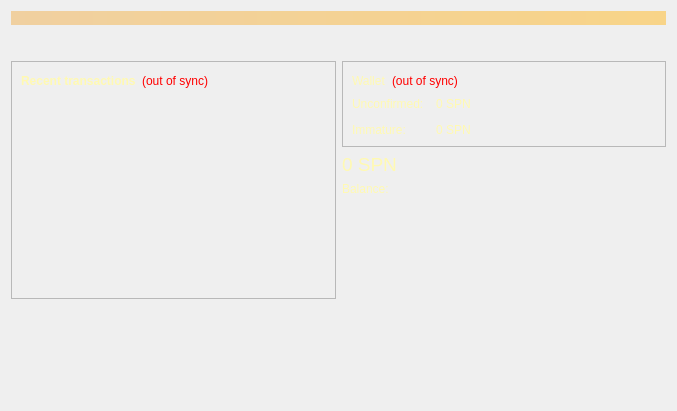
<?xml version="1.0" encoding="UTF-8"?>
<ui version="4.0">
 <class>OverviewPage</class>
 <widget class="QWidget" name="OverviewPage">
  <property name="geometry">
   <rect>
    <x>0</x>
    <y>0</y>
    <width>677</width>
    <height>411</height>
   </rect>
  </property>
  <property name="windowTitle">
   <string>Form</string>
  </property>
  <property name="styleSheet">
   <string notr="true">color: rgb(255, 249, 178);
font: 75 9pt &quot;MS Shell Dlg 2&quot;;</string>
  </property>
  <layout class="QVBoxLayout" name="topLayout">
   <item>
    <widget class="QLabel" name="labelAlerts">
     <property name="visible">
      <bool>false</bool>
     </property>
     <property name="styleSheet">
      <string notr="true">background-color: qlineargradient(x1: 0, y1: 0, x2: 1, y2: 0, stop:0 #F0D0A0, stop:1 #F8D488); color:#000000;</string>
     </property>
     <property name="wordWrap">
      <bool>true</bool>
     </property>
     <property name="margin">
      <number>3</number>
     </property>
    </widget>
   </item>
   <item>
    <spacer name="verticalSpacer_3">
     <property name="orientation">
      <enum>Qt::Vertical</enum>
     </property>
     <property name="sizeType">
      <enum>QSizePolicy::Fixed</enum>
     </property>
     <property name="sizeHint" stdset="0">
      <size>
       <width>20</width>
       <height>30</height>
      </size>
     </property>
    </spacer>
   </item>
   <item>
    <layout class="QHBoxLayout" name="horizontalLayout" stretch="1,1">
     <item>
      <layout class="QVBoxLayout" name="verticalLayout_2">
       <item>
        <widget class="QFrame" name="frame_2">
         <property name="frameShape">
          <enum>QFrame::StyledPanel</enum>
         </property>
         <property name="frameShadow">
          <enum>QFrame::Raised</enum>
         </property>
         <layout class="QVBoxLayout" name="verticalLayout">
          <item>
           <layout class="QHBoxLayout" name="horizontalLayout_2">
            <item>
             <widget class="QLabel" name="label_4">
              <property name="text">
               <string>&lt;b&gt;Recent transactions&lt;/b&gt;</string>
              </property>
             </widget>
            </item>
            <item>
             <widget class="QLabel" name="labelTransactionsStatus">
              <property name="toolTip">
               <string>The displayed information may be out of date. Your wallet automatically synchronizes with the Spartancoin network after a connection is established, but this process has not completed yet.</string>
              </property>
              <property name="styleSheet">
               <string notr="true">QLabel { color: red; }</string>
              </property>
              <property name="text">
               <string notr="true">(out of sync)</string>
              </property>
              <property name="alignment">
               <set>Qt::AlignRight|Qt::AlignTrailing|Qt::AlignVCenter</set>
              </property>
             </widget>
            </item>
            <item>
             <spacer name="horizontalSpacer">
              <property name="orientation">
               <enum>Qt::Horizontal</enum>
              </property>
              <property name="sizeHint" stdset="0">
               <size>
                <width>40</width>
                <height>20</height>
               </size>
              </property>
             </spacer>
            </item>
           </layout>
          </item>
          <item>
           <widget class="QListView" name="listTransactions">
            <property name="styleSheet">
             <string notr="true">QListView { background: transparent; }</string>
            </property>
            <property name="frameShape">
             <enum>QFrame::NoFrame</enum>
            </property>
            <property name="verticalScrollBarPolicy">
             <enum>Qt::ScrollBarAlwaysOff</enum>
            </property>
            <property name="horizontalScrollBarPolicy">
             <enum>Qt::ScrollBarAlwaysOff</enum>
            </property>
            <property name="selectionMode">
             <enum>QAbstractItemView::NoSelection</enum>
            </property>
           </widget>
          </item>
         </layout>
        </widget>
       </item>
       <item>
        <spacer name="verticalSpacer">
         <property name="orientation">
          <enum>Qt::Vertical</enum>
         </property>
         <property name="sizeHint" stdset="0">
          <size>
           <width>20</width>
           <height>40</height>
          </size>
         </property>
        </spacer>
       </item>
       <item>
        <widget class="QLabel" name="label_wallet_bgcoin">
         <property name="text">
          <string/>
         </property>
         <property name="pixmap">
          <pixmap>:/images/wallet_bgcoin</pixmap>
         </property>
         <property name="scaledContents">
          <bool>false</bool>
         </property>
         <property name="alignment">
          <set>Qt::AlignCenter</set>
         </property>
         <property name="margin">
          <number>-2</number>
         </property>
        </widget>
       </item>
       <item>
        <widget class="QLabel" name="label_6">
         <property name="text">
          <string/>
         </property>
        </widget>
       </item>
      </layout>
     </item>
     <item>
      <layout class="QVBoxLayout" name="verticalLayout_3">
       <item>
        <widget class="QFrame" name="frame">
         <property name="frameShape">
          <enum>QFrame::StyledPanel</enum>
         </property>
         <property name="frameShadow">
          <enum>QFrame::Raised</enum>
         </property>
         <layout class="QVBoxLayout" name="verticalLayout_4">
          <item>
           <layout class="QHBoxLayout" name="horizontalLayout_4">
            <item>
             <widget class="QLabel" name="label_5">
              <property name="font">
               <font>
                <family>MS Shell Dlg 2</family>
                <pointsize>9</pointsize>
                <weight>9</weight>
                <italic>false</italic>
                <bold>false</bold>
               </font>
              </property>
              <property name="text">
               <string>Wallet</string>
              </property>
             </widget>
            </item>
            <item>
             <widget class="QLabel" name="labelWalletStatus">
              <property name="toolTip">
               <string>The displayed information may be out of date. Your wallet automatically synchronizes with the Spartancoin network after a connection is established, but this process has not completed yet.</string>
              </property>
              <property name="styleSheet">
               <string notr="true">QLabel { color: red; }</string>
              </property>
              <property name="text">
               <string notr="true">(out of sync)</string>
              </property>
              <property name="alignment">
               <set>Qt::AlignLeading|Qt::AlignLeft|Qt::AlignVCenter</set>
              </property>
             </widget>
            </item>
            <item>
             <spacer name="horizontalSpacer_2">
              <property name="orientation">
               <enum>Qt::Horizontal</enum>
              </property>
              <property name="sizeHint" stdset="0">
               <size>
                <width>40</width>
                <height>20</height>
               </size>
              </property>
             </spacer>
            </item>
           </layout>
          </item>
          <item>
           <layout class="QFormLayout" name="formLayout_2">
            <property name="fieldGrowthPolicy">
             <enum>QFormLayout::AllNonFixedFieldsGrow</enum>
            </property>
            <property name="horizontalSpacing">
             <number>12</number>
            </property>
            <property name="verticalSpacing">
             <number>12</number>
            </property>
            <item row="1" column="0">
             <widget class="QLabel" name="label_3">
              <property name="text">
               <string>Unconfirmed:</string>
              </property>
             </widget>
            </item>
            <item row="1" column="1">
             <widget class="QLabel" name="labelUnconfirmed">
              <property name="font">
               <font>
                <family>MS Shell Dlg 2</family>
                <pointsize>9</pointsize>
                <weight>9</weight>
                <italic>false</italic>
                <bold>false</bold>
               </font>
              </property>
              <property name="cursor">
               <cursorShape>IBeamCursor</cursorShape>
              </property>
              <property name="toolTip">
               <string>Total of transactions that have yet to be confirmed, and do not yet count toward the current balance</string>
              </property>
              <property name="text">
               <string notr="true">0 SPN</string>
              </property>
              <property name="textInteractionFlags">
               <set>Qt::LinksAccessibleByMouse|Qt::TextSelectableByKeyboard|Qt::TextSelectableByMouse</set>
              </property>
             </widget>
            </item>
            <item row="2" column="0">
             <widget class="QLabel" name="labelImmatureText">
              <property name="text">
               <string>Immature:</string>
              </property>
             </widget>
            </item>
            <item row="2" column="1">
             <widget class="QLabel" name="labelImmature">
              <property name="font">
               <font>
                <family>MS Shell Dlg 2</family>
                <pointsize>9</pointsize>
                <weight>9</weight>
                <italic>false</italic>
                <bold>false</bold>
               </font>
              </property>
              <property name="toolTip">
               <string>Mined balance that has not yet matured</string>
              </property>
              <property name="text">
               <string notr="true">0 SPN</string>
              </property>
              <property name="textInteractionFlags">
               <set>Qt::LinksAccessibleByMouse|Qt::TextSelectableByKeyboard|Qt::TextSelectableByMouse</set>
              </property>
             </widget>
            </item>
           </layout>
          </item>
         </layout>
        </widget>
       </item>
       <item>
        <widget class="QLabel" name="labelBalance">
         <property name="font">
          <font>
           <family>MS Shell Dlg 2</family>
           <pointsize>14</pointsize>
           <weight>9</weight>
           <italic>false</italic>
           <bold>false</bold>
          </font>
         </property>
         <property name="cursor">
          <cursorShape>IBeamCursor</cursorShape>
         </property>
         <property name="toolTip">
          <string>Your current balance</string>
         </property>
         <property name="styleSheet">
          <string notr="true">font: 75 14pt &quot;MS Shell Dlg 2&quot;;</string>
         </property>
         <property name="text">
          <string notr="true">0 SPN</string>
         </property>
         <property name="textInteractionFlags">
          <set>Qt::LinksAccessibleByMouse|Qt::TextSelectableByKeyboard|Qt::TextSelectableByMouse</set>
         </property>
        </widget>
       </item>
       <item>
        <widget class="QLabel" name="label">
         <property name="text">
          <string>Balance:</string>
         </property>
        </widget>
       </item>
       <item>
        <spacer name="verticalSpacer_2">
         <property name="orientation">
          <enum>Qt::Vertical</enum>
         </property>
         <property name="sizeHint" stdset="0">
          <size>
           <width>20</width>
           <height>40</height>
          </size>
         </property>
        </spacer>
       </item>
      </layout>
     </item>
    </layout>
   </item>
  </layout>
 </widget>
 <resources/>
 <connections/>
</ui>
